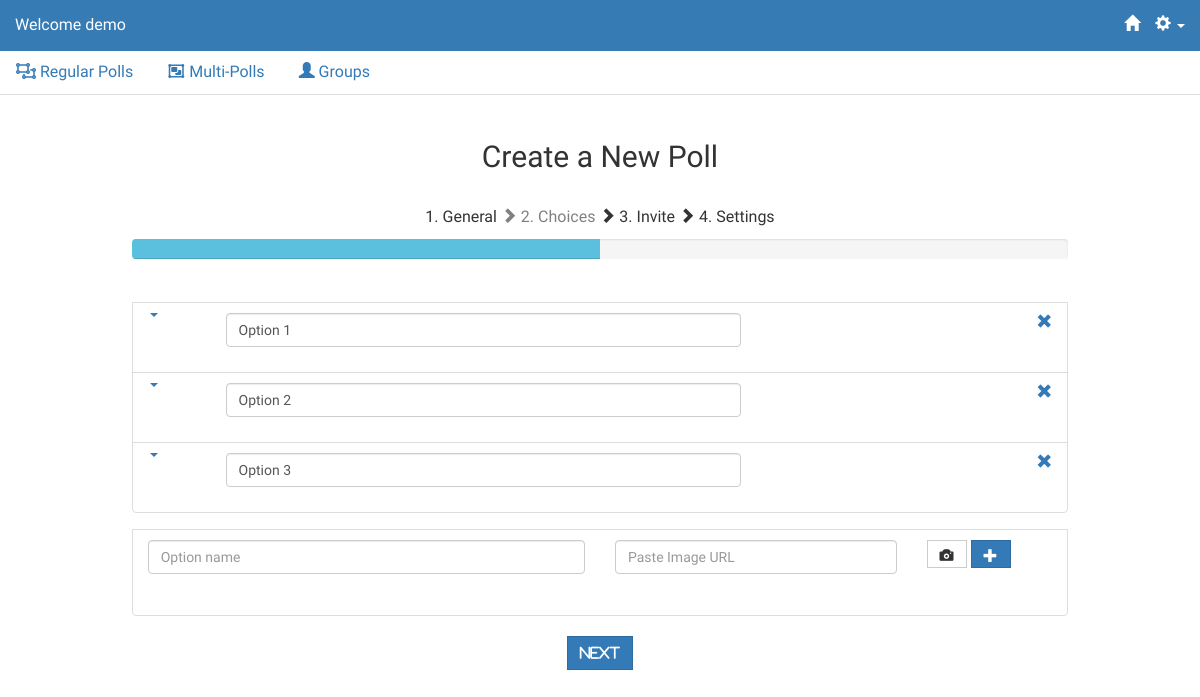
The page /polls/1/add_step2/ (signed in) on the database its author committed.
### polls/models.py (models this page shows)
@python_2_unicode_compatible
class Item(models.Model):
    question = models.ForeignKey(Question, on_delete=models.CASCADE)
    item_text = models.CharField(max_length=200)
    item_description = models.CharField(max_length=1000, blank=True, null=True)
    image = models.ImageField(upload_to='static/img/items/', blank=True, null=True)
    imageURL = models.CharField(max_length=500, blank=True, null=True)
    timestamp = models.DateTimeField('item timestamp')
    def __str__(self):
        return self.item_text
    class Meta:
        ordering = ['timestamp']

### polls/views.py (the view)
# urls.py: url(r'^(?P<pk>[0-9]+)/add_step2/$', views.AddStep2View.as_view(), name='AddStep2'),
class AddStep2View(generic.DetailView):
    model = Question
    template_name = 'polls/add_step2.html'
    def get_context_data(self, **kwargs):
        ctx = super(AddStep2View, self).get_context_data(**kwargs)
        ctx['items'] = self.object.item_set.all()
        return ctx
    def get_queryset(self):
        return Question.objects.filter(pub_date__lte=timezone.now())

### polls/templates/polls/add_step2.html (shortened to what this page needs)
{% extends 'polls/base.html' %}
{% load staticfiles %}
{% block content %}
{% if question.question_owner == request.user %}
<div class="col-md-10 col-md-offset-1">
    <h2  align="center">Create a New Poll</h2>
    <br/>
    <div class="steps"  align="center">
        <p class="sameline" >
            1. General
        </p>
        <p class="sameline" style="color:grey;">
            <span class="glyphicon glyphicon-chevron-right"> </span>
            2. Choices
        </p>
        <p class="sameline">
            <span class="glyphicon glyphicon-chevron-right"> </span>
            3. Invite <span class="glyphicon glyphicon-chevron-right"> </span>
            4. Settings
        </p>
    </div>
    <div class="progress">
        <div class="progress-bar progress-bar-info" role="progressbar" aria-valuenow="20" aria-valuemin="0" aria-valuemax="100" style="width: 50%">
        </div>
    </div>
    <br/>
    {% include 'polls/_add_choice.html' %}
    <div class="col-md-6 col-md-offset-3" align="center">
        <form action= "/polls/{{question.id}}/add_step3/">
            <input type="submit" value="Next" class="btn btn-primary">
        </form>
    </div>
</div>
{% endif %}
{% endblock %}

### polls/templates/polls/base.html (shortened to what this page needs)
{% load staticfiles %}
<html>
	<head>
    <link rel="stylesheet" href="https://maxcdn.bootstrapcdn.com/bootstrap/3.3.6/css/bootstrap.min.css" />
		<link rel="stylesheet" type="text/css" href="https://code.jquery.com/ui/1.12.1/themes/base/jquery-ui.css">
    <link rel="stylesheet" type="text/css" href="{% static 'css/stylish-portfolio.css' %}" />
		<link rel="stylesheet" type="text/css" href="{% static 'css/shared.css' %}"/>
		<link rel="stylesheet" type="text/css" href="{% static 'css/introjs.css' %}"/>
    <link href="https://cdnjs.cloudflare.com/ajax/libs/select2/4.0.3/css/select2.min.css" rel="stylesheet" />
		{% if request.flavour == "mobile" %}
		<link rel="stylesheet" type="text/css" href="/static/css/mobile.css"/>
		{% else %}
		<link rel="stylesheet" type="text/css" href="/static/css/desktop.css"/>
		{% endif %}
	</head>
	<body>
    {% if user.is_authenticated %}
		<nav class="navbar navbar-default navbar-fixed-top" style="background-color:#377BB5; border-color: transparent;">
    {% else %}
    <iframe src="/auth/logoutCas" style="display:none;">
      <p>Your browser does not support iframes.</p>
    </iframe>
    <nav class="navbar navbar-default navbar-fixed-top" style="background-color:transparent; border-color: transparent;">
    {%endif%}
			{% if request.flavour == "mobile" %}
			<div class="container-fluid" style = "margin-left: 10px; margin-right: 10px;">
	    {% else %}
	    <div class="container-fluid">
	    {% endif %}
        <div class="navbar-header" >
          <a class="navbar-brand" href="/polls/" style ="font-size: 100%;
          {% if user.is_authenticated %}
          color:white;
          {%else%}
          color:black;
          {% endif %}">
	          Welcome
            {% if user.is_authenticated %}
            {% if request.user.first_name == "" %}
            {{ request.user.username }}
            {% endif %}
            {% endif %}
					</a>
        </div>
        <div class="collapse navbar-collapse" id="bs-example-navbar-collapse-1">
					{% if user.is_authenticated %}
					<ul class="nav navbar-nav navbar-right">
            <li><a href="{% url 'polls:index' %}" style="color:white;"><span class="glyphicon navbar-right glyphicon-home"></span></a></li>
						<li class="dropdown">
							<a class="dropdown-toggle" data-toggle="dropdown" role="button" aria-haspopup="true" aria-expanded="false" style="color:white;"> <span class="glyphicon glyphicon-cog"> </span> <span class="caret"></span> </a>
						</li>
					</ul>
					{% endif %}
        </div>
			</div>
		</nav>
    {% if user.is_authenticated %}
		<div>
      <ul class="nav nav-tabs">
        <li><a href="{% url 'polls:regular_polls' %}"><span class="fa fa-object-ungroup"></span><span class="nav-text"> Regular Polls</span></a></li>
        <li><a href="{% url 'polls:m_polls' %}"><span class="fa fa-object-group"></span><span class="nav-text"> Multi-Polls</span></a></li>
        <li><a href="{% url 'groups:index' %}"><span class="glyphicon glyphicon-user"></span><span class="nav-text"> Groups</span></a></li>
      </ul>
    {% else %}
		<br>
    <div name="MainPage">
    {% endif %}
      <div id="content-block">
      {% block content %}
      {% endblock %}
      </div>
    </div>
	</body>
</html>

### polls/templates/polls/_add_choice.html (shortened to what this page needs)
<ul class="list-group" id="choicesetting">
    <form id="choiceform"  action="{% url 'polls:editchoice' question.id %}" method="post">
        {% for item in items %}
            <li class="list-group-item " >
                <div class="row" data-toggle="collapse" data-target="#iteminfo{{item.id}}">
                    <div class="form-group col-xs-1"   >
                        <span class="caret" style="color:#377BB5;"></span>
                    </div>
                    <div class="form-group col-xs-7">
                        {% if question.status == 1 %}
                        <input type="text" class="form-control auto_submit" name="item{{item.id}}" size="50" value="{{ item }}"/>
                        {% else %}
                        {{item}}
                        {% endif %}
                    </div>
                    {% if question.status == 1 %}
                    <div class="form-group {% if item.image or item.imageURL != Null %} col-xs-3 {% else %} col-xs-4 {% endif %}">
                        <a href="{% url 'polls:delchoice' item.id %}">
                            <div class="pull-right">
                                <span class="glyphicon glyphicon-remove"></span>
                            </div>
                        </a>
                    </div>
				    {% endif %}
                </div>
            </li>
    {% endfor %}
    </form>
    {% if question.status != 3 %}
    <li class="list-group-item">
        <form action="{% url 'polls:addchoice' question.id %}" method="post" enctype="multipart/form-data">
            <div class="row">
            <div class="col-xs-6 form-group">
                <input type="text" class="form-control" name="choice" value="" size="50" placeholder="Option name" autofocus/>
            </div>
            <div class="col-xs-4 form-group">
                <input type="text" class="form-control" name="imageURL" value="" size="50" placeholder="Paste Image URL"/>
            </div>
            <div class="col-xs-2 form-group">
            <label for="image" class="btn btn-default"><span class="glyphicon glyphicon-camera"></span></label>
            <button type="submit" class="btn btn-primary">
                <span class="glyphicon glyphicon-plus"></span>
            </button>
            </div>
            </div>
        </form>
    </li>
	{% endif %}
</ul>

### static/css/stylish-portfolio.css (style rules this page uses)
html, body { width: 100%; height: 100%; }
body { font-family: "Source Sans Pro","Helvetica Neue",Helvetica,Arial,sans-serif; }

### static/css/shared.css (style rules this page uses)
* { font-size: 100%; }
a { font-size: 100%; text-decoration: none !important; }
button { outline:none; }
input[type="submit"] { font-family: FontAwesome; }
div { font-size:100% !important; }
.nav-tabs { position: fixed; top: 50px; left: 0px; right: 0px; z-index: 1; background-color: white; }
#content-block { padding: 20px; position: absolute; top: 100px; bottom: 0px; right: 0px; left: 0px; }

### static/css/desktop.css (style rules this page uses)
body { padding-top: 0px; padding-bottom: 20px; margin-left: 0; margin-right: 0; padding-left: 5px; padding-right: 5px; font-size: medium; }

### polls/templates/polls/base.html (style rules this page uses)
.btn { border-radius:0; }

### polls/templates/polls/add_step2.html (style rules this page uses)
p.sameline { display:inline-block; }

### rows shown on the page
Item: item_text "Option 1"
Item: item_text "Option 2"
Item: item_text "Option 3"

### other values the page prints
{{ request.user.username }} "demo"
